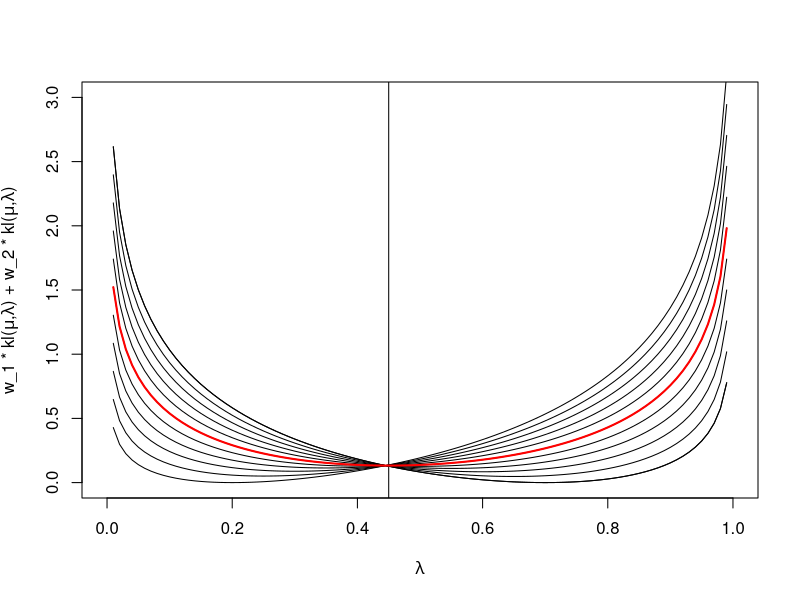
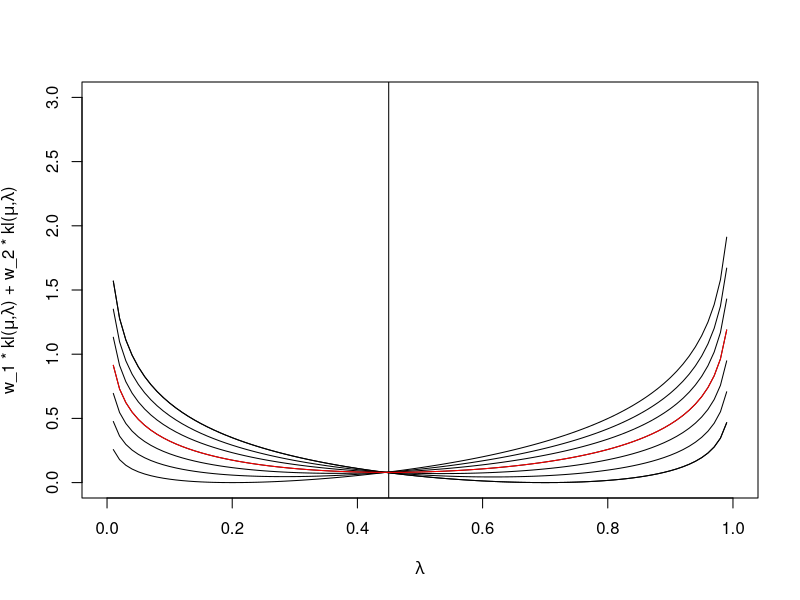

Generate these figures, in order, with R:
## ---- chunk 1
dkl <- function(x,y) {x*log(x/y) + (1-x)*log((1-x)/(1-y))}
mu <- c(0.7, 0.2)
#lambda <- c(0.4, 0.2)
w1 <- 1
w2 <- 0
lambda_2 <- seq(0,1,by = 0.01)

plot(lambda_2,
     w1*dkl(mu[1],lambda_2) + w2 * dkl(mu[2],lambda_2), type = "l",
     xlim = c(0,1), ylim = c(0,3),
     xlab = expression(paste(lambda)),
     ylab = expression(paste("w_1 * kl(", mu, ",", lambda, ") + w_2 * kl(", mu, ",", lambda, ")")))
for(i in seq(0,1, by = 0.1)) {
  lines(lambda_2,
        i * dkl(mu[1],lambda_2) + (1-i)* dkl(mu[2],lambda_2))
}
abline(v = mean(mu))
lines(lambda_2,
        0.5 * dkl(mu[1],lambda_2) + 0.5* dkl(mu[2],lambda_2), col = "red", lwd = 2)
## ---- chunk 2
dkl <- function(x,y) {x*log(x/y) + (1-x)*log((1-x)/(1-y))}
mu <- c(0.7, 0.2)
#lambda <- c(0.4, 0.2)
w1 <- 0.6
w2 <- 0
w3 <- 0.4
lambda_2 <- seq(0,1,by = 0.01)

plot(lambda_2,
     w1*dkl(mu[1],lambda_2) + w2 * dkl(mu[2],lambda_2), type = "l",
     xlim = c(0,1), ylim = c(0,3),
     xlab = expression(paste(lambda)),
     ylab = expression(paste("w_1 * kl(", mu, ",", lambda, ") + w_2 * kl(", mu, ",", lambda, ")")))
for(i in seq(0,1-w3, by = 0.1)) {
  lines(lambda_2,
        i * dkl(mu[1],lambda_2) + (1-i-w3)* dkl(mu[2],lambda_2))
}
abline(v = mean(mu))
lines(lambda_2,
        0.3 * dkl(mu[1],lambda_2) + 0.3* dkl(mu[2],lambda_2), col = "red")
